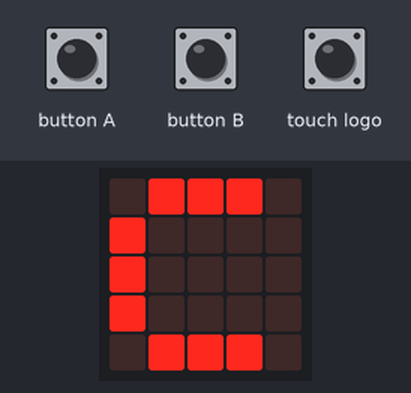
The program below on a simulated BBC micro:bit (MakeCode). On the bench: the board's 5×5 LED display. The test bench sets the inputs (shaded band).

Above: at 1.2 s.
1.3 s: button A pressed for 3.2 s
At 2.0 s:
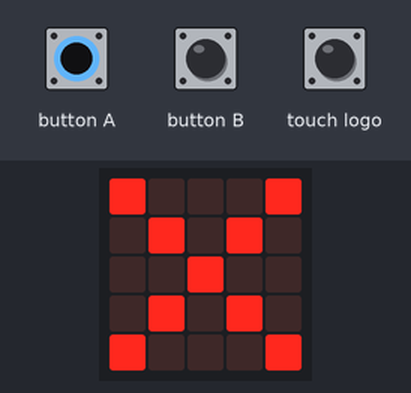
6.6 s: button A pressed for 0.15 s
At 8.1 s:
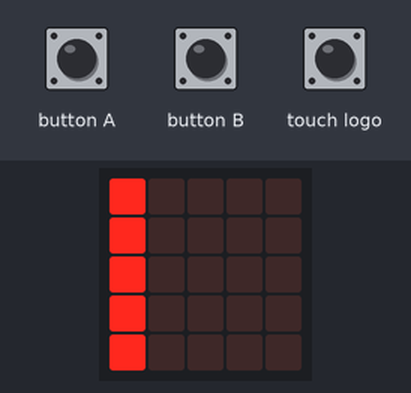
8.9 s: button B pressed for 0.15 s
At 10.2 s:
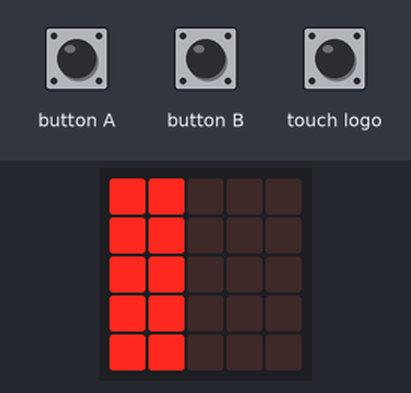
10.9 s: touch logo pressed for 0.15 s
At 12.3 s:
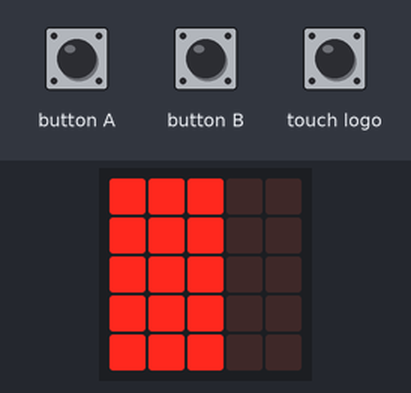
12.6 s: button A pressed for 0.15 s
At 14.0 s:
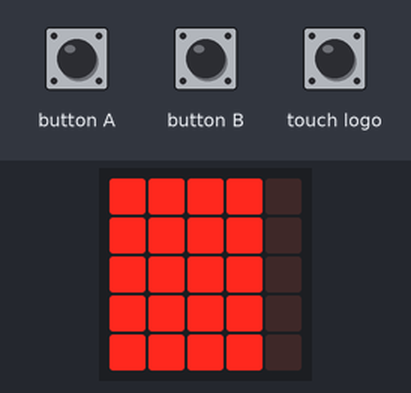
14.3 s: touch logo pressed for 1 s
At 16.2 s:
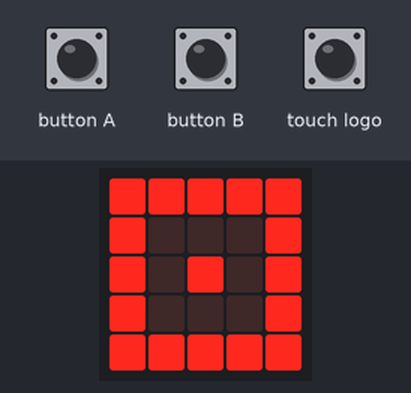
Timing chart, 0 to 17.7 s (numbered marks = the images above; inputs shaded):
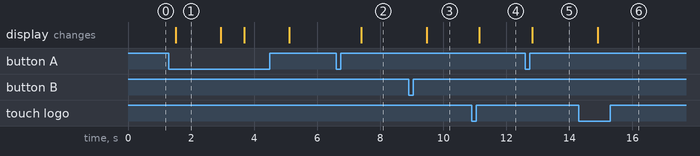

The program:

main.ts
```typescript
let code = 0
basic.forever(function () {
    if (code == 0) {
        basic.showString("C")
    }
    if (code == 1) {
        basic.showLeds(`
            # . . . .
            # . . . .
            # . . . .
            # . . . .
            # . . . .
            `)
    }
    if (code == 2) {
        basic.showLeds(`
            # # . . .
            # # . . .
            # # . . .
            # # . . .
            # # . . .
            `)
    }
    if (code == 3) {
        basic.showLeds(`
            # # # . .
            # # # . .
            # # # . .
            # # # . .
            # # # . .
            `)
    }
    if (code == 4) {
        basic.showLeds(`
            # # # # .
            # # # # .
            # # # # .
            # # # # .
            # # # # .
            `)
    }
    if (code == 5) {
        basic.showLeds(`
            # # # # #
            # . . . #
            # . # . #
            # . . . #
            # # # # #
            `)
    }
    if (code == 9) {
        basic.showLeds(`
            # . . . #
            . # . # .
            . . # . .
            . # . # .
            # . . . #
            `)
        basic.pause(1000)
        code = 0
    }
})
basic.forever(function () {
    if (code == 0 && input.buttonIsPressed(Button.A)) {
        basic.pause(200)
        code = 1
    } else {
        if (code == 0 && (input.logoIsPressed() || input.buttonIsPressed(Button.B))) {
            code = 9
        }
    }
    if (code == 1 && input.buttonIsPressed(Button.B)) {
        basic.pause(200)
        code = 2
    } else {
        if (code == 1 && (input.logoIsPressed() || input.buttonIsPressed(Button.A))) {
            code = 9
        }
    }
    if (code == 2 && input.logoIsPressed()) {
        basic.pause(200)
        code = 3
    } else {
        if (code == 2 && (input.buttonIsPressed(Button.B) || input.buttonIsPressed(Button.A))) {
            code = 9
        }
    }
    if (code == 3 && input.buttonIsPressed(Button.A)) {
        basic.pause(200)
        code = 4
    } else {
        if (code == 3 && (input.buttonIsPressed(Button.B) || input.logoIsPressed())) {
            code = 9
        }
    }
    if (code == 4 && input.logoIsPressed()) {
        basic.pause(200)
        code = 5
    } else {
        if (code == 4 && (input.buttonIsPressed(Button.B) || input.buttonIsPressed(Button.A))) {
            code = 9
        }
    }
})
```

test.ts
```typescript
// tests gaan hier; deze zal niet worden gecompileerd wanneer dit pakket wordt gebruikt als extensie.
```

Measured:
- after the input at 1.3 s, the display: changes after 0.22 s (image 1)
- after the input at 6.6 s, the display: changes after 0.80 s (image 2)
- after the input at 8.9 s, the display: changes after 0.58 s (image 3)
- after the input at 10.9 s, the display: changes after 0.24 s (image 4)
- after the input at 12.6 s, the display: changes after 0.22 s (image 5)
- after the input at 14.3 s, the display: changes after 0.60 s (image 6)
- what the display in image 1 shows lasts 1.4 s, from 1.5 s to 2.9 s
